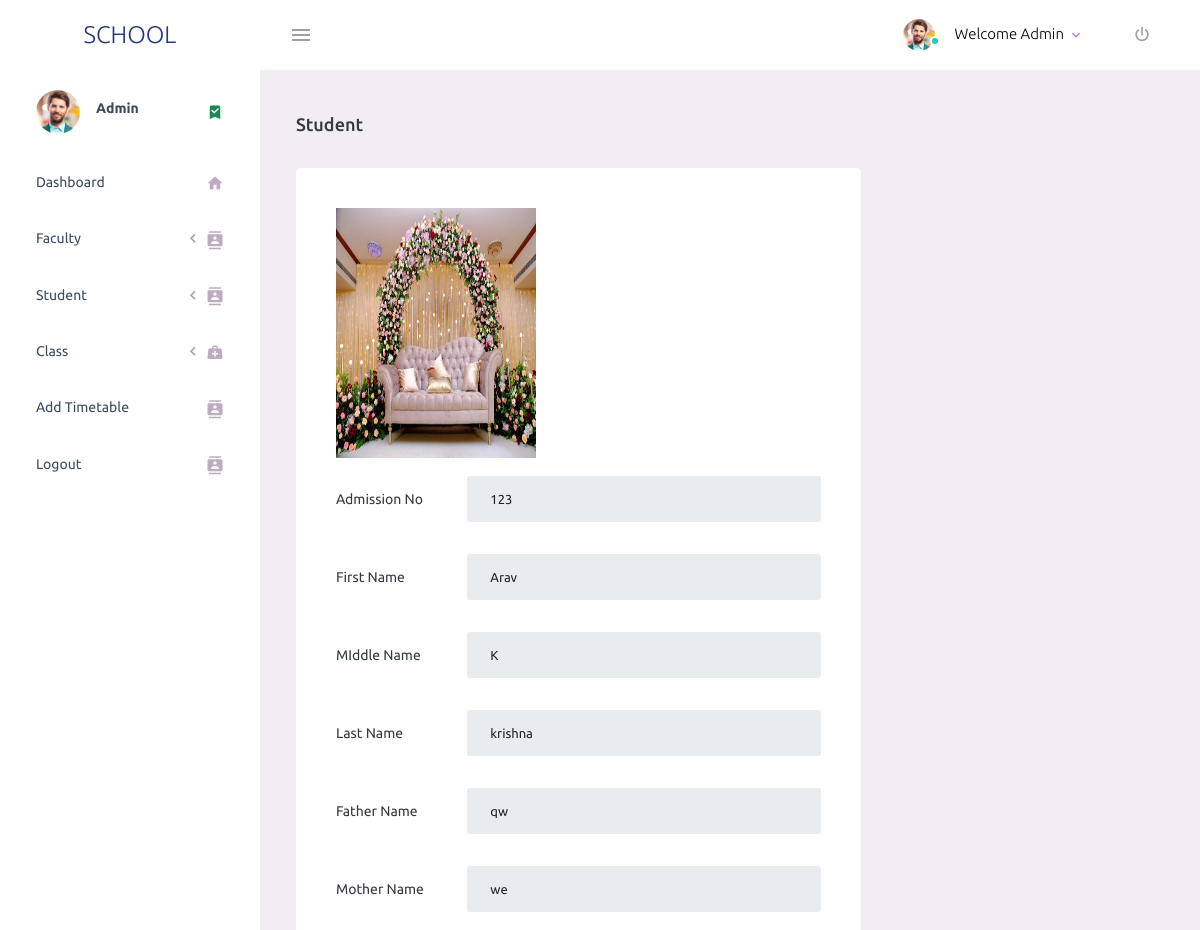
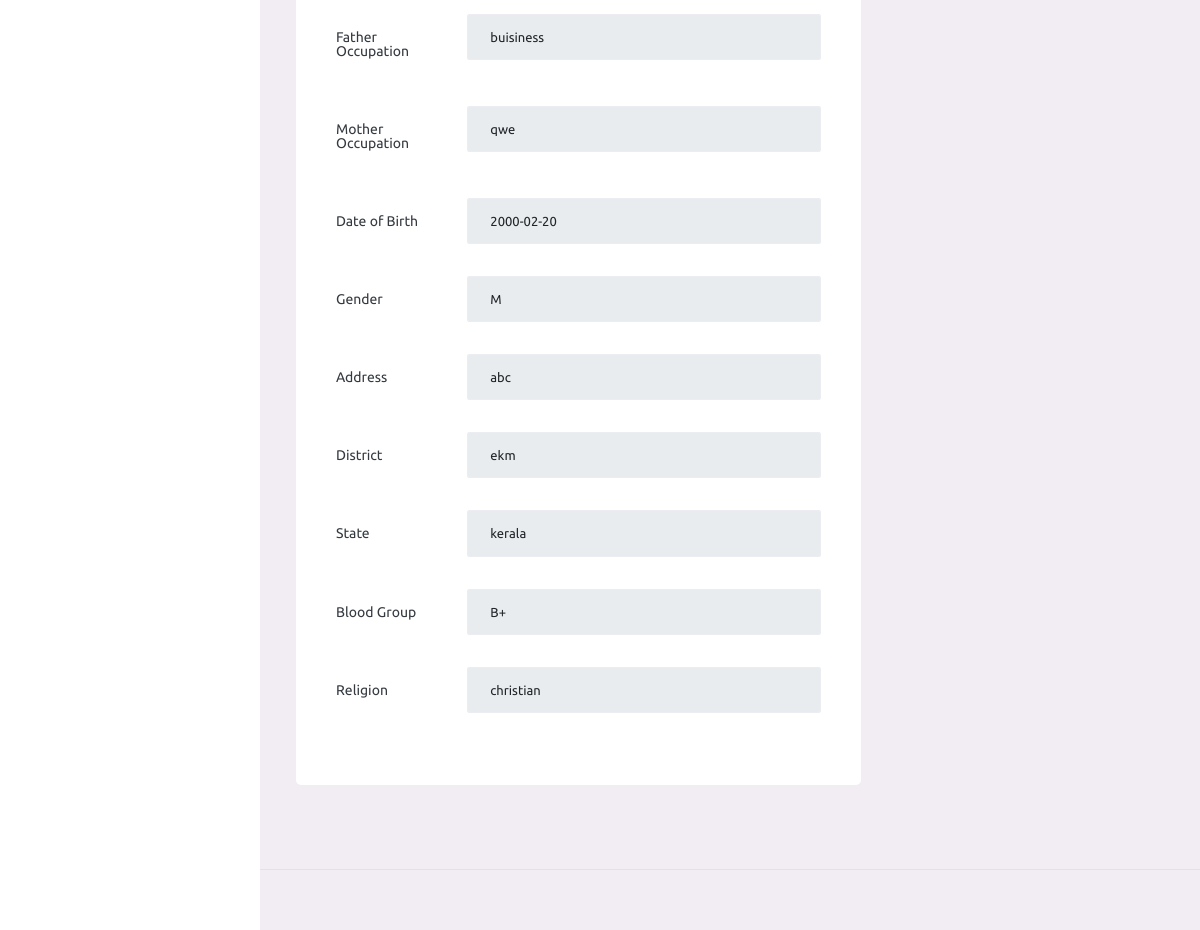
The app's page /viewstud.php?id=1 with its own data (2 pictures, top to bottom).
### tables this page shows
CREATE TABLE `tbl_studreg` (
  `stud_id` int(50) NOT NULL,
  `admno` int(50) NOT NULL,
  `First_name` varchar(100) NOT NULL,
  `Middle_nam` varchar(100) NOT NULL,
  `Last_name` varchar(100) NOT NULL,
  `dob` date NOT NULL,
  `gender` varchar(100) NOT NULL,
  `Address` varchar(100) NOT NULL,
  `district` varchar(100) NOT NULL,
  `state` varchar(100) NOT NULL,
  `religion` varchar(100) NOT NULL,
  `gphone` varchar(15) DEFAULT NULL,
  `bloodgroup` varchar(100) NOT NULL,
  `fathername` varchar(100) NOT NULL,
  `mothername` varchar(100) NOT NULL,
  `fatherocc` varchar(100) NOT NULL,
  `motherocc` varchar(100) NOT NULL,
  `image` varchar(1000) NOT NULL
);

### DatabaseCon.php (called while the page is built, shortened)
<?php
class DatabaseCon {
private $dbhost = 'localhost:3306';
private $dbuser = 'root';
private $dbpass = '';
private $db = 'studmgsystem';
private $conn;
   function __construct()
   		 {
      		$this->conn = mysqli_connect($this->dbhost, $this->dbuser, $this->dbpass, $this->db);
        }
   function selectData($str)
   {
   $retval=mysqli_query($this->conn,$str);
   return $retval;
   }
}

### viewstud.php (the view, shortened to what this page needs)
<!DOCTYPE html>
<html lang="en">
  <head>
    <link rel="stylesheet" href="assets/vendors/mdi/css/materialdesignicons.min.css">
    <link rel="stylesheet" href="assets/vendors/css/vendor.bundle.base.css">
    <link rel="stylesheet" href="assets/css/style.css">
  </head>
  <body>
    <div class="container-scroller">
      <nav class="navbar default-layout-navbar col-lg-12 col-12 p-0 fixed-top d-flex flex-row">
        <div class="text-center navbar-brand-wrapper d-flex align-items-center justify-content-center">
          <a class="navbar-brand brand-logo" href="index.php"> SCHOOL</a>
        </div>
        <div class="navbar-menu-wrapper d-flex align-items-stretch">
          <button class="navbar-toggler navbar-toggler align-self-center" type="button" data-toggle="minimize">
            <span class="mdi mdi-menu"></span>
          </button>
          <ul class="navbar-nav navbar-nav-right">
            <li class="nav-item nav-profile dropdown">
              <a class="nav-link dropdown-toggle" id="profileDropdown" href="#" data-bs-toggle="dropdown" aria-expanded="false">
                <div class="nav-profile-img">
                  <img src="assets/images/faces/face1.jpg" alt="image">
                  <span class="availability-status online"></span>
                </div>
                <div class="nav-profile-text">
                  <p class="mb-1 text-black">Welcome Admin</p>
                </div>
              </a>
            </li>
            <li class="nav-item nav-logout d-none d-lg-block">
              <a class="nav-link" href="logout.php">
                <i class="mdi mdi-power"></i>
              </a>
            </li>
          </ul>
        </div>
      </nav>
      <div class="container-fluid page-body-wrapper">
        <nav class="sidebar sidebar-offcanvas" id="sidebar">
        <ul class="nav">
          <li class="nav-item nav-profile">
            <a href="#" class="nav-link">
              <div class="nav-profile-image">
                <img src="assets/images/faces/face1.jpg" alt="profile">
              </div>
              <div class="nav-profile-text d-flex flex-column">
                <span class="font-weight-bold mb-2">Admin</span>
              </div>
              <i class="mdi mdi-bookmark-check text-success nav-profile-badge"></i>
            </a>
          </li>
          <li class="nav-item">
            <a class="nav-link" href="adminhome.php">
              <span class="menu-title">Dashboard</span>
              <i class="mdi mdi-home menu-icon"></i>
            </a>
          </li>
          <li class="nav-item">
            <a class="nav-link" data-bs-toggle="collapse" href="#faculty_details" aria-expanded="false" aria-controls="faculty_details">
              <span class="menu-title">Faculty</span>
              <i class="menu-arrow"></i>
              <i class="mdi mdi-contacts menu-icon"></i>
            </a>
          </li>
          <li class="nav-item">
            <a class="nav-link" data-bs-toggle="collapse" href="#student_details" aria-expanded="false" aria-controls="student_details">
              <span class="menu-title">Student</span>
              <i class="menu-arrow"></i>
              <i class="mdi mdi-contacts menu-icon"></i>
            </a>
          </li>
          <li class="nav-item">
            <a class="nav-link" data-bs-toggle="collapse" href="#class_details" aria-expanded="false" aria-controls="class_details">
              <span class="menu-title">Class</span>
              <i class="menu-arrow"></i>
              <i class="mdi mdi-medical-bag menu-icon"></i>
            </a>
          </li>
          <li class="nav-item">
            <a class="nav-link" href="classtimetable.php">
              <span class="menu-title">Add Timetable</span>
              <i class="mdi mdi-contacts menu-icon"></i>
            </a>
          </li>
          <li class="nav-item">
            <a class="nav-link" href="logout.php">
              <span class="menu-title">Logout</span>
              <i class="mdi mdi-contacts menu-icon"></i>
            </a>
        </ul>
      </nav>
        <div class="main-panel">
          <div class="content-wrapper">
            <div class="page-header">
                 <h4 class="card-title">Student</h4>
            </div>
            <div class="row">
               <div class="col-md-8 grid-margin stretch-card">
                <div class="card">
                  <div class="card-body">
<?php
include('DatabaseCon.php');
$db=new DatabaseCon;
$s="select * from tbl_studreg where stud_id='".$_GET['id']."'";
$rs=$db->selectData($s);
$row=mysqli_fetch_array($rs);
?>
<img src="<?php echo $row['image'];?>" width="200" height="250"/><br/><br/>
<div class="form-group row">
<label for="exampleInputUsername2" class="col-sm-3 col-form-label">Admission No</label>
<div class="col-sm-9">
<input type="text" name="admno"  required class="form-control" value="<?php echo $row['admno'];?>" readonly />
</div>
  </div>
<div class="form-group row">
<label for="exampleInputUsername2" class="col-sm-3 col-form-label">First  Name</label>
<div class="col-sm-9">
<input type="text" name="fn" pattern="[a-z A-Z]+" required class="form-control" value="<?php echo $row['First_name'];?>" readonly/>
</div>
  </div>
<div class="form-group row">
<label for="exampleInputUsername2" class="col-sm-3 col-form-label">MIddle  Name</label>
<div class="col-sm-9">
<input type="text" name="ln" pattern="[a-z A-Z]+" required class="form-control" value="<?php echo $row['Middle_nam'];?>" readonly/>
</div>
  </div>
<div class="form-group row">
<label for="exampleInputUsername2" class="col-sm-3 col-form-label">Last  Name</label>
<div class="col-sm-9">
<input type="text" name="ln" pattern="[a-z A-Z]+" required class="form-control" value="<?php echo $row['Last_name'];?>" readonly/>
</div>
  </div>
<div class="form-group row">
<label for="exampleInputUsername2" class="col-sm-3 col-form-label">Father Name</label>
<div class="col-sm-9">
<input type="text" name="qua" required class="form-control" readonly value="<?php echo $row['fathername'];?>"/>
</div>
  </div>
<div class="form-group row">
<label for="exampleInputUsername2" class="col-sm-3 col-form-label">Mother Name</label>
<div class="col-sm-9">
<input type="text" name="pos" required class="form-control" readonly value="<?php echo $row['mothername'];?>"/>
</div>
  </div>
<div class="form-group row">
<label for="exampleInputUsername2" class="col-sm-3 col-form-label">Father Occupation</label>
<div class="col-sm-9">
<input type="text" name="sub" required class="form-control" readonly value="<?php echo $row['fatherocc'];?>"/>
</div>
  </div>
<div class="form-group row">
<label for="exampleInputUsername2" class="col-sm-3 col-form-label">Mother Occupation</label>
<div class="col-sm-9">
<input type="text" name="sub" required class="form-control" readonly value="<?php echo $row['motherocc'];?>"/>
</div>
  </div>
<div class="form-group row">
<label for="exampleInputUsername2" class="col-sm-3 col-form-label">Date of Birth</label>
<div class="col-sm-9">
<input type="text" name="dob"  readonly value="<?php echo $row['dob'];?>" required class="form-control"/>
</div>
  </div>
<div class="form-group row">
<label for="exampleInputUsername2" class="col-sm-3 col-form-label">Gender</label>
<div class="col-sm-9">
<input type="text" name="g"  readonly value="<?php echo $row['gender'];?>" required class="form-control"/>
</div>
  </div>
<div class="form-group row">
<label for="exampleInputUsername2" class="col-sm-3 col-form-label">Address</label>
<div class="col-sm-9">
<input type="text" name="adr" required class="form-control" readonly value="<?php echo $row['Address'];?>"/>
</div>
  </div>
<div class="form-group row">
<label for="exampleInputUsername2" class="col-sm-3 col-form-label">District</label>
<div class="col-sm-9">
<input type="text" name="dist" pattern="[a-z A-Z]+" required readonly class="form-control" value="<?php echo $row['district'];?>"/>
</div>
  </div>
<div class="form-group row">
<label for="exampleInputUsername2" class="col-sm-3 col-form-label">State</label>
<div class="col-sm-9">
<input type="text" name="st" pattern="[a-z A-Z]+" required readonly class="form-control" value="<?php echo $row['state'];?>"/>
</div>
  </div>
<div class="form-group row">
<label for="exampleInputUsername2" class="col-sm-3 col-form-label">Blood Group</label>
<div class="col-sm-9">
<input type="text" name="bg" required class="form-control" readonly value="<?php echo $row['bloodgroup'];?>"/>
</div>
  </div>
<div class="form-group row">
<label for="exampleInputUsername2" class="col-sm-3 col-form-label">Religion</label>
<div class="col-sm-9">
<input type="text" name="rl" pattern="[a-z A-Z]+" required readonly class="form-control" value="<?php echo $row['religion'];?>"/>
</div>
  </div>
     </div></div></div>
		  </div>
          </div>
          <footer class="footer">
          </footer>
        </div>
      </div>
    </div>
  </body>
</html>

### records on screen
tbl_studreg: image (picture), admno "123", fn "Arav", ln "K", ln "krishna", qua "qw", pos "we", sub "buisiness", sub "qwe", dob "2000-02-20", g "M", adr "abc", dist "ekm", st "kerala", bg "B+", rl "christian"
